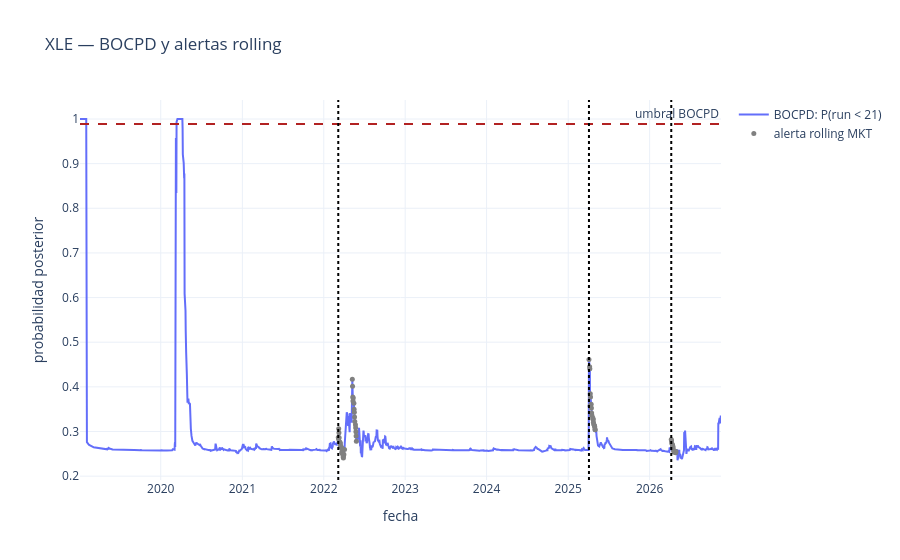

Notebook code cell kept with this figure:
### Markdown cell above
## <b>Visualización</b>

La primera figura confronta la probabilidad de run corto de BOCPD con las fechas de alerta rolling. La segunda muestra el comportamiento de los errores de atribución en los tres casos, sin interpretar las fechas de alerta como la fecha real de una ruptura.

### Code cell
figure = go.Figure()
figure.add_scatter(x=all_dates, y=bocpd_short_run, mode='lines', name='BOCPD: P(run < 21)')
figure.add_hline(y=bocpd_threshold, line_dash='dash', line_color='firebrick', annotation_text='umbral BOCPD')
rolling_dates = [all_dates[index] for index in np.flatnonzero(rolling_alert & evaluation_mask)]
figure.add_scatter(x=rolling_dates, y=[bocpd_short_run[all_dates.index(value)] for value in rolling_dates], mode='markers',
                   marker={'size': 5, 'color': 'gray'}, name='alerta rolling MKT')
for value in episode_dates:
    figure.add_vline(x=value, line_dash='dot', line_color='black')
figure.update_layout(title='XLE — BOCPD y alertas rolling', xaxis_title='fecha', yaxis_title='probabilidad posterior', template='plotly_white')
figure.show()

### Figure 1 — Plotly figure (JSON) as saved in the notebook; plotly's stock layout.template omitted (floating-point values rounded to 4 significant figures; data arrays with more than 128 entries replaced by an {"elided": "..."} marker saying what was removed)
{"data": [{"mode": "lines", "name": "BOCPD: P(run < 21)", "type": "scatter", "x": {"elided": "1979 str values"}, "y": {"elided": "1979 float values"}}, {"marker": {"color": "gray", "size": 5}, "mode": "markers", "name": "alerta rolling MKT", "type": "scatter", "x": ["2022-03-07", "2022-03-08", "2022-03-09", "2022-03-10", "2022-03-11", "2022-03-14", "2022-03-15", "2022-03-16", "2022-03-17", "2022-03-18", "2022-03-21", "2022-03-22", "2022-03-23", "2022-03-24", "2022-03-25", "2022-03-28", "2022-03-29", "2022-03-30", "2022-03-31", "2022-04-01", "2022-04-04", "2022-05-09", "2022-05-10", "2022-05-11", "2022-05-12", "2022-05-13", "2022-05-16", "2022-05-17", "2022-05-18", "2022-05-19", "2022-05-20", "2022-05-23", "2022-05-24", "2022-05-25", "2022-05-26", "2022-05-27", "2025-04-04", "2025-04-07", "2025-04-08", "2025-04-09", "2025-04-10", "2025-04-11", "2025-04-14", "2025-04-15", "2025-04-16", "2025-04-17", "2025-04-21", "2025-04-22", "2025-04-23", "2025-04-24", "2025-04-25", "2025-04-28", "2025-04-29", "2025-04-30", "2025-05-01", "2025-05-02", "2026-04-08", "2026-04-09", "2026-04-10", "2026-04-13", "2026-04-14", "2026-04-15", "2026-04-16", "2026-04-17", "2026-04-20", "2026-04-21", "2026-04-22", "2026-04-23", "2026-04-24", "2026-04-27", "2026-04-28", "2026-04-29"], "y": [0.2863, 0.2836, 0.3061, 0.297, 0.2858, 0.2767, 0.2748, 0.2733, 0.2679, 0.2667, 0.2648, 0.2623, 0.2539, 0.2512, 0.2518, 0.2487, 0.243, 0.2409, 0.2466, 0.249, 0.2594, 0.4172, 0.4013, 0.3771, 0.3683, 0.3749, 0.3633, 0.3499, 0.3429, 0.3323, 0.3223, 0.3151, 0.3084, 0.2996, 0.2902, 0.2784, 0.4615, 0.445, 0.4405, 0.3573, 0.3844, 0.3772, 0.361, 0.3524, 0.3417, 0.3362, 0.331, 0.3279, 0.3268, 0.3209, 0.3167, 0.3134, 0.3128, 0.31, 0.3044, 0.3041, 0.2818, 0.2796, 0.2745, 0.2702, 0.2692, 0.2662, 0.264, 0.2589, 0.2568, 0.2536, 0.2558, 0.255, 0.2548, 0.2544, 0.2526, 0.255]}], "layout": {"annotations": [{"showarrow": false, "text": "umbral BOCPD", "x": 1, "xanchor": "right", "xref": "x domain", "y": 0.9889, "yanchor": "bottom", "yref": "y"}], "shapes": [{"line": {"color": "firebrick", "dash": "dash"}, "type": "line", "x0": 0, "x1": 1, "xref": "x domain", "y0": 0.9889, "y1": 0.9889, "yref": "y"}, {"line": {"color": "black", "dash": "dot"}, "type": "line", "x0": "2022-03-07", "x1": "2022-03-07", "xref": "x", "y0": 0, "y1": 1, "yref": "y domain"}, {"line": {"color": "black", "dash": "dot"}, "type": "line", "x0": "2025-04-04", "x1": "2025-04-04", "xref": "x", "y0": 0, "y1": 1, "yref": "y domain"}, {"line": {"color": "black", "dash": "dot"}, "type": "line", "x0": "2026-04-08", "x1": "2026-04-08", "xref": "x", "y0": 0, "y1": 1, "yref": "y domain"}], "title": {"text": "XLE — BOCPD y alertas rolling"}, "xaxis": {"title": {"text": "fecha"}}, "yaxis": {"title": {"text": "probabilidad posterior"}}}}
